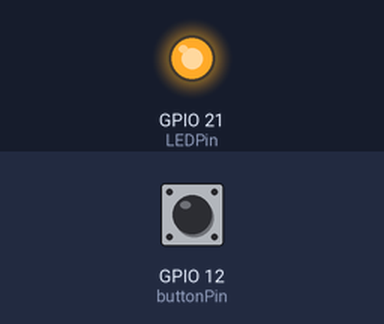
A program run on a simulated ESP32. On the bench: output pins drawn as LEDs (lit = HIGH). The inputs (shaded band) are chosen by the test bench; at power-on: GPIO 12 (buttonPin) HIGH. WiFi joins after 1.5 s; servers stay silent unless stated; the local clock reads 2024-03-15 10:24:30 at power-on unless the program sets it; no MQTT or app messages arrive unless stated; what the program prints to the serial monitor is not drawn.

Above: at 2.7 s.
2.8 s: GPIO 12 (buttonPin) pulled LOW for 0.15 s
At 4.0 s:
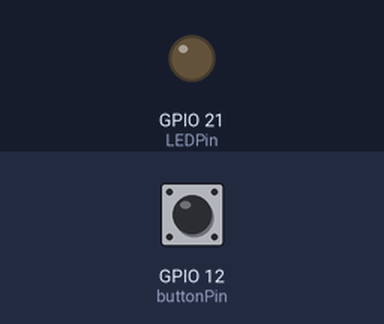
5.9 s: GPIO 12 (buttonPin) pulled LOW for 1 s
At 6.3 s:
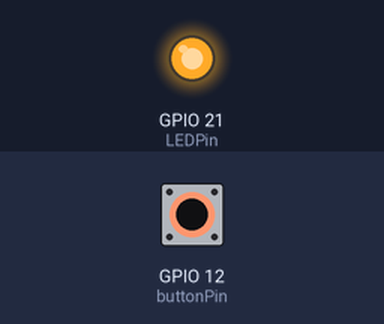
8.4 s: GPIO 12 (buttonPin) pulled LOW for 3.2 s
At 9.5 s:
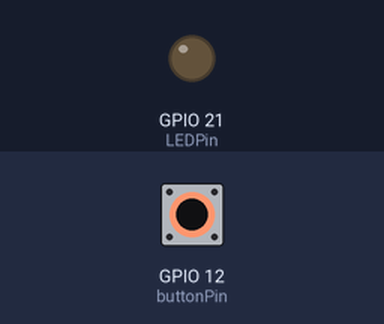
Timing chart, 0 to 11.4 s (numbered marks = the images above; inputs shaded):
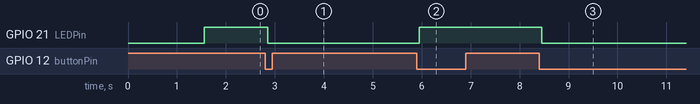

Measured:
- after the input at 2.8 s, GPIO 21 (LEDPin): HIGH → LOW after 0.05 s
- after the input at 5.9 s, GPIO 21 (LEDPin): LOW → HIGH after 0.05 s
- after the input at 8.4 s, GPIO 21 (LEDPin): HIGH → LOW after 0.05 s

The program:

main.cpp
```cpp
#include <WiFi.h>
#include <PubSubClient.h>
#include <ThreeWire.h>
#include <RtcDS1302.h>

// ------------------- WiFi & NETPIE Config ---------------------
// const char* ssid = "Frigg";
// const char* password = "0817410115";

const char* ssid = "Frigg";
const char* password = "0817410115";

const char* mqtt_server = "mqtt.netpie.io";
const int   mqtt_port   = 1883;

const char* mqtt_ClientID = "b07d3468-8a9d-4ab1-86fa-839e159e5d50";
const char* mqtt_username = "sPVA5qzxqqMRReUebuo6r6cbQ8cvcZC3";
const char* mqtt_password = "i9CeV1Evu9rkuvj6uecArHpHSPZAzrhi";
// --------------------------------------------------------------

WiFiClient espClient;
PubSubClient client(espClient);

// ------------------- DS1302 CONFIG ---------------------------
#define DS1302_CLK_PIN 14
#define DS1302_DAT_PIN 27
#define DS1302_RST_PIN 26

// Create a ThreeWire instance using the defined pins
ThreeWire myWire(DS1302_DAT_PIN, DS1302_CLK_PIN, DS1302_RST_PIN); // IO, SCLK, CE
RtcDS1302<ThreeWire> Rtc(myWire);

// ---------------- Button & LED (Toggle Logic) ----------------
const int buttonPin = 12;
const int LEDPin    = 21;

int lastButtonState = HIGH;       // raw last reading
int currentButtonState = HIGH;    // raw current reading
int lastStableState = HIGH;       // state after debounce

bool curtainEnabled = true; // true=allow command , false=block command

unsigned long lastDebounceTime = 0;
const unsigned long debounceDelay = 50; // 50 ms debounce
unsigned long lastPrint = 0;

// Function Prototypes
void processSensorData(String originalJson);
String getIsoTimestamp(const RtcDateTime& dt);

// ===============================================================
// WiFi Connection
// ===============================================================
void connectWiFi() {
  Serial.print("Connecting to WiFi...");
  WiFi.begin(ssid, password);

  while (WiFi.status() != WL_CONNECTED) {
    delay(500);
    Serial.print(".");
  }
  Serial.println("\nWiFi Connected!");
}

// ===============================================================
// MQTT Connection with Auto-subscribe
// ===============================================================
void connectMQTT() {
  while (!client.connected()) {
    Serial.print("Connecting to NETPIE MQTT...");

    if (client.connect(mqtt_ClientID, mqtt_username, mqtt_password)) {
      Serial.println("Connected!");
      // Subscribe to all user topics
      client.subscribe("@msg/sensor-data");
    }
    else {
      Serial.print("Failed, rc=");
      Serial.println(client.state());
      delay(2000);
    }
  }
}

// ===============================================================
// CALLBACK: When ESP32 receives any MQTT message
// ===============================================================
void callback(char* topic, byte* payload, unsigned int length) {
  Serial.print("Message arrived: ");
  Serial.println(topic);

  String msg = "";
  for (int i = 0; i < length; i++) {
    msg += (char)payload[i];
  }
  Serial.print("Payload: ");
  Serial.println(msg);

  // -------------------
  // MODE HANDLING
  // -------------------
  if (String(topic) == "@msg/sensor-data") {
    processSensorData(msg);
  }
}

void readButton() {
  int rawReading = digitalRead(buttonPin);

  if (rawReading != lastButtonState) {
    lastDebounceTime = millis();
  }

  if ((millis() - lastDebounceTime) > debounceDelay) {
    if (rawReading != lastStableState) {
      lastStableState = rawReading;

      // Toggle state
      if (lastStableState == LOW) {
        curtainEnabled = !curtainEnabled;

        Serial.print("Curtain Control: ");
        Serial.println(curtainEnabled ? "ENABLED" : "DISABLED");
      }

      digitalWrite(LEDPin, curtainEnabled ? HIGH : LOW);   // ← update LED
    }
  }

  lastButtonState = rawReading;
}

// Helper to format time like "2023-12-06T14:30:00"
String getIsoTimestamp(const RtcDateTime& dt) {
    char datestring[25];
    snprintf(datestring, sizeof(datestring),
            "%04u-%02u-%02uT%02u:%02u:%02u",
            dt.Year(), dt.Month(), dt.Day(),
            dt.Hour(), dt.Minute(), dt.Second());
    return String(datestring);
}

void processSensorData(String originalJson) {
  // Use Makuna library method to get time
  RtcDateTime now = Rtc.GetDateTime();
  String timestamp = getIsoTimestamp(now);

  // originalJson expected: {"data":{ ... }}
  int dataKeyPos = originalJson.indexOf("\"data\"");
  if (dataKeyPos == -1) {
    Serial.println("processSensorData: no \"data\" key found");
    return;
  }

  int innerStart = originalJson.indexOf('{', dataKeyPos);
  if (innerStart == -1) {
    Serial.println("processSensorData: no opening brace for data");
    return;
  }

  int len = originalJson.length();
  int depth = 0;
  int innerEnd = -1;
  for (int i = innerStart; i < len; ++i) {
    char c = originalJson.charAt(i);
    if (c == '{') depth++;
    else if (c == '}') depth--;

    if (depth == 0) {
      innerEnd = i;
      break;
    }
  }

  if (innerEnd == -1) {
    Serial.println("processSensorData: no matching closing brace");
    return;
  }

  // extract inside of the data object
  String inner = originalJson.substring(innerStart + 1, innerEnd);

  // Build payload
  char payload[512];
  snprintf(payload, sizeof(payload),
           "{\"data\":{%s,\"timestamp\":\"%s\",\"curtainEnabled\":%d}}",
           inner.c_str(),
           timestamp.c_str(),
           curtainEnabled ? 1 : 0);

  Serial.println("==== Gateway Prepared Payload ====");
  Serial.println(payload);

  // -----------------------------------
  // 1) Publish to SHADOW (optional)
  // -----------------------------------
  Serial.println("Gateway → @shadow/data/update");

  if (client.publish("@shadow/data/update", payload)) {
    Serial.println("Shadow publish success!");
  } else {
    Serial.println("Shadow publish failed!");
  }

  // -----------------------------------
  // 2) Publish to BACKEND (new)
  // -----------------------------------
  Serial.println("Gateway → @msg/gateway-data");

  if (client.publish("@msg/gateway-data", payload)) {
    Serial.println("Backend publish success!");
  } else {
    Serial.println("Backend publish failed!");
  }
}

void setup() {
  Serial.begin(115200);

  connectWiFi();

  client.setServer(mqtt_server, mqtt_port);
  client.setCallback(callback);

  connectMQTT();

  // ---------------- RTC INIT ----------------
  Rtc.Begin();

  // 1. Check Write Protection
  if (Rtc.GetIsWriteProtected()) {
      Serial.println("RTC was write protected, enabling writing now");
      Rtc.SetIsWriteProtected(false);
  }

  // 2. Check if running
  if (!Rtc.GetIsRunning()) {
      Serial.println("RTC was not actively running, starting now");
      Rtc.SetIsRunning(true);
  }

  // 3. Set time to compile time ONLY if time is invalid
  RtcDateTime now = Rtc.GetDateTime();
  RtcDateTime compiled = RtcDateTime(__DATE__, __TIME__);

  if (!now.IsValid() || now < compiled) {
      Serial.println("RTC lost confidence or is older than compile time! Updating...");
      Rtc.SetDateTime(compiled);
  }

  // ---------------- BUTTON INIT ----------------
  pinMode(buttonPin, INPUT_PULLUP);
  pinMode(LEDPin, OUTPUT);

  digitalWrite(LEDPin, curtainEnabled ? HIGH : LOW);

  currentButtonState = digitalRead(buttonPin);
  lastStableState = currentButtonState;
}

void printTime() {
  RtcDateTime now = Rtc.GetDateTime();
  Serial.print("Date Time: ");
  Serial.println(getIsoTimestamp(now));
}

void loop() {
  if (!client.connected()) {
    connectMQTT();
  }
  client.loop();

  // ---------------- BUTTON with Debounce ----------------
  readButton();

  // ---------------- RTC TIME READ ----------------
  if (millis() - lastPrint >= 1000) {
    printTime();
    lastPrint = millis();
  }
}
```
